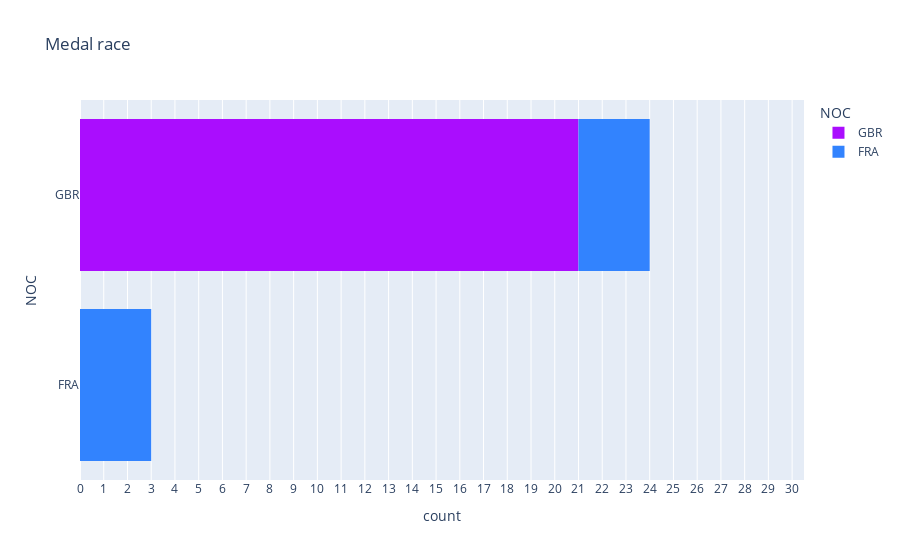

The code cell stored with this chart in its notebook:
### Markdown cell above
### Trying to make medalrace with histogram
Did not work since we could not get it to accumulate the right way.

### Code cell
def medal_race_plot_test(df):
    """Animated barplot of accumulated number of medals per NOC"""

    # Plot bar diagram animation
    fig = px.histogram(
        df,
        x="Medal",
        y="NOC",
        color="NOC",
        color_discrete_sequence=px.colors.qualitative.Alphabet,
        #animation_group="NOC",
        #animation_frame="Games",
        title="Medal race",
        labels={"Cumulative_medals": "Medals"},
        orientation='h',
        histfunc= 'count',
        cumulative=True
        
    )

    # Sort y-axis
    #fig.update_layout(title={"x": 0.5}, yaxis={"categoryorder": "total ascending"})

    # Change animation duration
    numb_of_games = len(df["Games"].unique())
    duration = 1920 - 30 * numb_of_games
    print("numb_of_games: ", numb_of_games, "\n", "duration: ", duration)
    if False: #numb_of_games > 1:
        fig.layout.updatemenus[0].buttons[0].args[1]["frame"][
            "duration"
        ] = duration  # Ref: https://community.plotly.com/t/how-to-slow-down-animation-in-plotly-express/31309

    # Show only top ten
    numb_of_noc = len(df["NOC"].unique())
    fig.update_yaxes(range=(max(numb_of_noc - 10.5, -0.5), numb_of_noc - 0.5))
    print(
        "numb_of_noc: ",
        numb_of_noc,
        "\n",
        "Y-axis range=",
        (max(numb_of_noc - 10.5, -0.5), numb_of_noc - 0.5),
    )

    # Set x-ticks to integers
    max_medals = 30 # TODO Räkna ut vad det här blir
    fig.update_xaxes(range=(0, max_medals + 0.5), dtick=1, tick0=0)

    return fig


fig = medal_race_plot_test(sport_data)

fig.write_html('./visualization/medal_race_histogram_test.html')
fig

### Figure 1 — Plotly figure (JSON) as saved in the notebook; plotly's stock layout.template omitted (floating-point values rounded to 4 significant figures)
{"data": [{"alignmentgroup": "True", "bingroup": "y", "cumulative": {"enabled": true}, "histfunc": "count", "hovertemplate": "NOC=%{y}<br>count=%{x}<extra></extra>", "legendgroup": "GBR", "marker": {"color": "#AA0DFE", "pattern": {"shape": ""}}, "name": "GBR", "offsetgroup": "GBR", "orientation": "h", "showlegend": true, "type": "histogram", "x": ["Silver", "Gold", "Gold", "Gold", "Silver", "Silver", "Gold", "Gold", "Gold", "Gold", "Gold", "Gold", "Silver", "Silver", "Silver", "Gold", "Silver", "Silver", "Gold", "Silver", "Gold"], "xaxis": "x", "y": ["GBR", "GBR", "GBR", "GBR", "GBR", "GBR", "GBR", "GBR", "GBR", "GBR", "GBR", "GBR", "GBR", "GBR", "GBR", "GBR", "GBR", "GBR", "GBR", "GBR", "GBR"], "yaxis": "y"}, {"alignmentgroup": "True", "bingroup": "y", "cumulative": {"enabled": true}, "histfunc": "count", "hovertemplate": "NOC=%{y}<br>count=%{x}<extra></extra>", "legendgroup": "FRA", "marker": {"color": "#3283FE", "pattern": {"shape": ""}}, "name": "FRA", "offsetgroup": "FRA", "orientation": "h", "showlegend": true, "type": "histogram", "x": ["Silver", "Silver", "Silver"], "xaxis": "x", "y": ["FRA", "FRA", "FRA"], "yaxis": "y"}], "layout": {"barmode": "relative", "legend": {"title": {"text": "NOC"}, "tracegroupgap": 0}, "title": {"text": "Medal race"}, "xaxis": {"anchor": "y", "domain": [0, 1], "dtick": 1, "range": [0, 30.5], "tick0": 0, "title": {"text": "count"}}, "yaxis": {"anchor": "x", "categoryarray": ["FRA", "GBR"], "categoryorder": "array", "domain": [0, 1], "range": [-0.5, 1.5], "title": {"text": "NOC"}}}}
